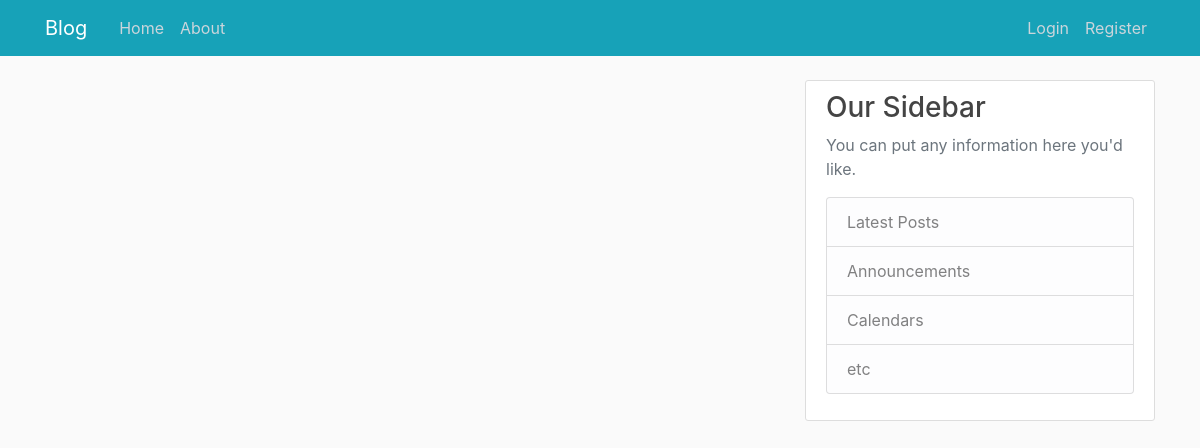
Page /home on the earlier database version.
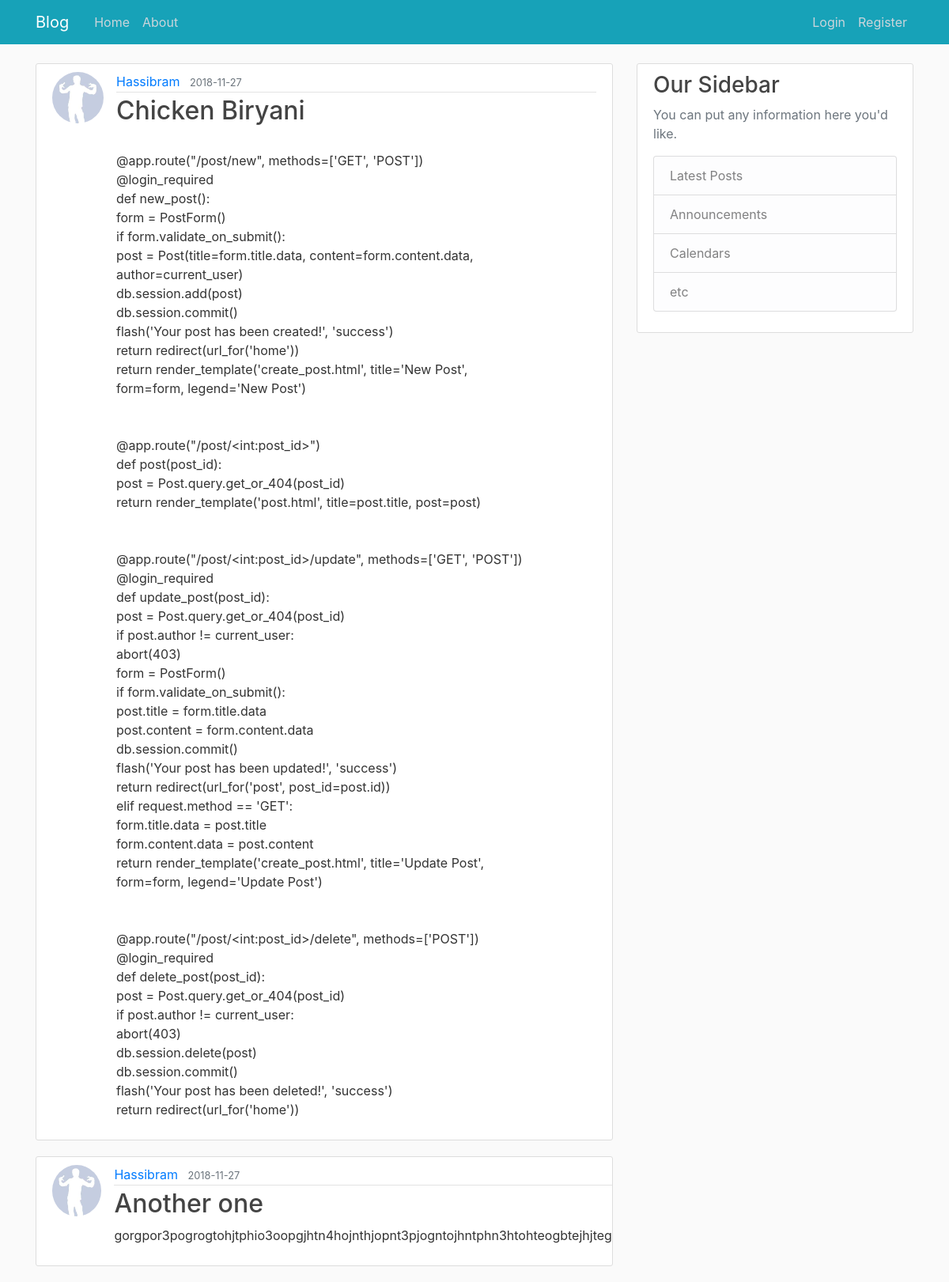
Same page on the later database version.
### blog/models.py (models this page shows, shortened)
class Post(db.Model):
    id = db.Column(db.Integer, primary_key=True)
    title = db.Column(db.String(100), nullable=False)
    date_posted = db.Column(db.DateTime, nullable=False,
                            default=datetime.utcnow)
    content = db.Column(db.Text, nullable=False)
    user_id = db.Column(db.Integer, db.ForeignKey('user.id'), nullable=False)

class User(db.Model, UserMixin):
    id = db.Column(db.Integer, primary_key=True)
    username = db.Column(db.String(20), unique=True, nullable=False)
    email = db.Column(db.String(120), unique=True, nullable=False)
    image_file = db.Column(db.String(20), nullable=False,
                           default='default.jpg')
    password = db.Column(db.String(60), nullable=False)
    posts = db.relationship('Post', backref='author', lazy=True)

### blog/routes.py (the view)
@app.route("/")
@app.route("/home")
def home():
    posts = Post.query.all()
    return render_template('home.html', posts=posts)

### blog/templates/home.html
{% extends "layout.html" %}
{% block content %}
    {% for post in posts %}
        <article class="media content-section">
        <img class="rounded-circle article-img" src="{{ url_for('static', filename='profile_pics/' + post.author.image_file ) }}">
          <div class="media-body">
            <div class="article-metadata">
              <a class="mr-2" href="#">{{ post.author.username }}</a>
              <small class="text-muted">{{ post.date_posted.strftime('%Y-%m-%d') }}</small>
            </div>
            <h2><a class="article-title" href="#">{{ post.title }}</a></h2>
            <p class="article-content">{{ post.content }}</p>
          </div>
        </article>
    {% endfor %}
{% endblock content %}

### blog/templates/layout.html (shortened to what this page needs)
        <!DOCTYPE html>
        <html>
        <head>
        <link rel="stylesheet" href="https://maxcdn.bootstrapcdn.com/bootstrap/4.0.0/css/bootstrap.min.css">
        <link rel="stylesheet" type= "text/css" href="{{url_for('static',filename='css/index.css')}}">
        </head>
        <body>
        <header class="site-header">
        <nav class="navbar navbar-expand-md navbar-dark bg-info fixed-top">
        <div class="container">
            <a class="navbar-brand mr-4" href="/">Blog</a>
         <div class="collapse navbar-collapse" id="navbarToggle">
         <div class="navbar-nav mr-auto">
         <a class="nav-item nav-link" href="{{ url_for('home') }}">Home</a>
         <a class="nav-item nav-link" href="{{ url_for('about') }}">About</a>
         </div>
          <div class="navbar-nav">
            {% if current_user.is_authenticated %}
            <a class="nav-item nav-link" href="{{ url_for('new_post') }}">New Post</a>
            <a class="nav-item nav-link" href="{{ url_for('account') }}">Account</a>
            <a class="nav-item nav-link" href="{{ url_for('logout') }}">Logout</a>
            {% else %}
            <a class="nav-item nav-link" href="{{ url_for('login') }}">Login</a>
            <a class="nav-item nav-link" href="{{ url_for('register') }}">Register</a>
            {% endif %}
         </div>
         </div>
        </div>
        </nav>
        </header>
        <main role="main" class="container">
        <div class="row">
        <div class="col-md-8">
        {% block content %}{% endblock %}
        </div>
        <div class="col-md-4">
        <div class="content-section">
        <h3>Our Sidebar</h3>
        <p class='text-muted'>You can put any information here you'd like.
        <ul class="list-group">
        <li class="list-group-item list-group-item-light">Latest Posts</li>
        <li class="list-group-item list-group-item-light">Announcements</li>
        <li class="list-group-item list-group-item-light">Calendars</li>
        <li class="list-group-item list-group-item-light">etc</li>
        </ul>
        </p>
        </div>
        </div>
        </div>
        </main>
        </body>
        </html>

### blog/static/css/index.css (style rules this page uses)
body { background: #fafafa; color: #333333; margin-top: 5rem; }
h1, h2, h3, h4, h5, h6 { color: #444444; }
.bg-info { background-color: #5f788a; }
.site-header .navbar-nav .nav-link { color: #cbd5db; }
.content-section { background: #ffffff; padding: 10px 20px; border: 1px solid #dddddd; border-radius: 3px; margin-bottom: 20px; }
.article-title { color: #444444; }
.article-content { white-space: pre-line; }
.article-img { height: 65px; width: 65px; margin-right: 16px; }
.article-metadata { padding-bottom: 1px; margin-bottom: 4px; border-bottom: 1px solid #e3e3e3 }

Differences in the rows shown:
added Post: image_file (placeholder picture), author.username "Hassibram", date_posted "2018-11-27", title "Chicken Biryani", content "@app.route(\"/post/new\", methods=['GET', 'POST']) @login_required def new_post(): form = PostForm() if form.validate_on_submit(): post = Post(title=form.title.data, content=form.content.data, author=current_user) db.session.add(post) db.session.commit() flash('Your post has been created!', 'success') return redirect(url_for('home')) return render_template('create_post.html', title='New Post', form=form, legend='New Post') @app.route(\"/post/<int:post_id>\") def post(post_id): post = Post.query.get_or_404(post_id) return render_template('post.html', title=post.title, post=post) @app.route(\"/post/<int:post_id>/update\", methods=['GET', 'POST']) @login_required def update_post(post_id): post =…"
added Post: image_file (placeholder picture), author.username "Hassibram", date_posted "2018-11-27", title "Another one", content "gorgpor3pogrogtohjtphio3oopgjhtn4hojnthjopnt3pjogntojhntphn3htohteogbtejhjteg"
